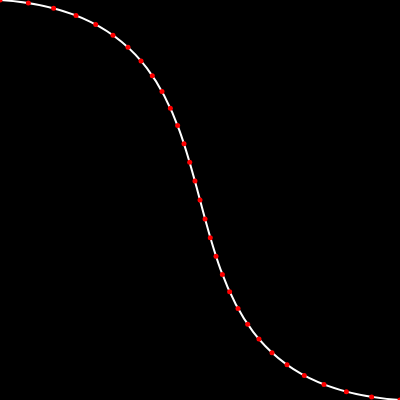
Frame 1 (no input)
Frame 2 (the mouse pressed at the canvas centre, redrawn once): identical to frame 1, image omitted

The p5.js sketch that drew this single still picture (run headless with seeded random() and noise() and a simulated clock; the mouse was pressed at the canvas centre and the sketch redrawn once):

// p5.js sketch
// ── sketch.js
// Observe that BezierPoint does not return evenly spaced points.
// Have to do some math to do this (see Andrew Glasser's papers)
let x1 = 85,
  x2 = 10,
  x3 = 90,
  x4 = 15;
let y1 = 20,
  y2 = 10,
  y3 = 90,
  y4 = 80;

let first_anchor;
let second_anchor;
let first_control;
let second_control;

function setup() {
  createCanvas(400, 400);
  first_anchor = createVector(0, 0);
  second_anchor = createVector(width, height);
  first_control = createVector(300, 20);
  second_control = createVector(width - 300, height - 20);
  noLoop();
}

function draw() {
  background(0);
  noFill();
  stroke(255);
  strokeWeight(2);
  bezier(
    first_anchor.x,
    first_anchor.y,
    first_control.x,
    first_control.y,
    second_control.x,
    second_control.y,
    second_anchor.x,
    second_anchor.y
  );
  /*
  fill(255,0,0)
  ellipse(first_anchor.x, first_anchor.y,10)
  fill(0,255,0)
  ellipse(second_anchor.x, second_anchor.y,10)
  
    fill(0,255,255)
  ellipse(first_control.x, first_control.y,10)
    
    fill(0,0,255)
  ellipse(second_control.x, second_control.y,10)
  */

  // Find all points along curve
  noStroke();
  fill(255, 0, 0);
  let steps = 30;
  for (let i = 0; i <= steps; i++) {
    let t = i / steps;
    let x = bezierPoint(
      first_anchor.x,
      first_control.x,
      second_control.x,
      second_anchor.x,
      t
    );
    
        let y = bezierPoint(
      first_anchor.y,
      first_control.y,
      second_control.y,
      second_anchor.y,
      t
    );
    ellipse(x,y,5)
  }
}
